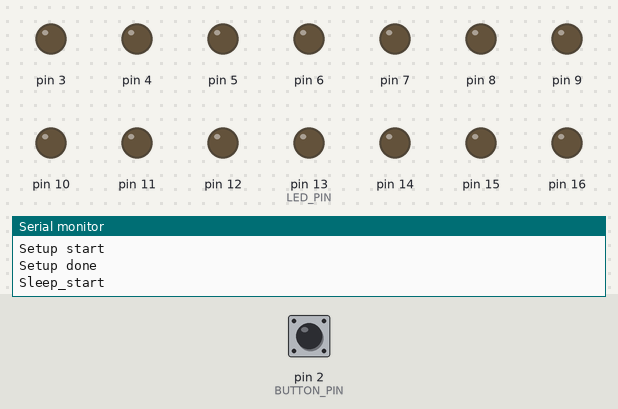
Bench run of a sketch on a simulated Arduino Nano, built with avr-gcc and run on an emulated ATmega328P. Parts: output pins drawn as LEDs (lit = HIGH), the last lines printed to the serial monitor. Inputs (shaded band) come from the test bench; at power-on: pin 2 (BUTTON_PIN) HIGH. The board resets itself during the run and starts again; sleep ends after the set time or at an interrupt.

Above: at 7.2 s.
7.3 s: pin 2 (BUTTON_PIN) pulled LOW for 0.15 s
At 8.4 s:
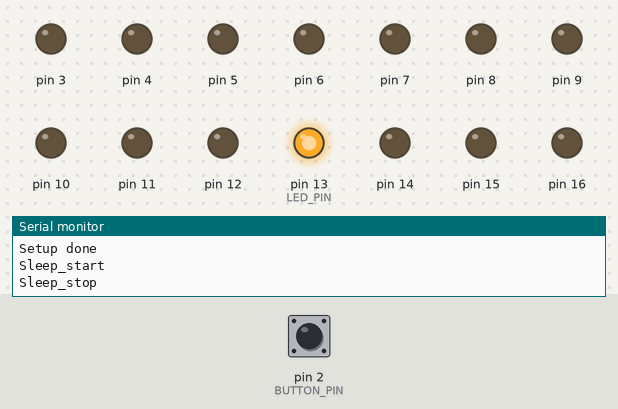
Timing chart, 0 to 18.8 s (numbered marks = the images above; inputs shaded):
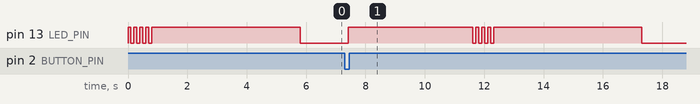

The sketch:

sleep_btn.ino
```cpp
//sleep_btn
#include <avr/sleep.h>
#include <avr/power.h>
#include <avr/interrupt.h>
#include <util/delay.h>
#include <avr/wdt.h>

#define BUTTON_PIN    2
#define LED_PIN       13

void setup()
{
  Serial.begin(9600);
  Serial.println("Setup start");

  pinMode(BUTTON_PIN, INPUT_PULLUP);
  pinMode(LED_PIN, OUTPUT);

  digitalWrite(13, HIGH);
  _delay_ms(100); //delay
  digitalWrite(LED_PIN, LOW);
  _delay_ms(100);
  digitalWrite(13, HIGH);
  _delay_ms(100);
  digitalWrite(LED_PIN, LOW);
  _delay_ms(100);
  digitalWrite(13, HIGH);
  _delay_ms(100);
  digitalWrite(LED_PIN, LOW);
  _delay_ms(100);
  digitalWrite(13, HIGH);
  _delay_ms(100);
  digitalWrite(LED_PIN, LOW);
  _delay_ms(100);

  Serial.println("Setup done");
}

void loop()
{
  // светим светодиодом 5 секунд
  digitalWrite(13, HIGH);
  _delay_ms(5000);
  digitalWrite(LED_PIN, LOW);
  // и засыпаем
  PrepareSleep();

  Serial.println("Sleep_start");
  _delay_ms(20);

  GoSleep();

  // отсюда выполнения программы продолжится при пробуждении МК
  _delay_ms(100);
  Serial.println("Sleep_stop");
  _delay_ms(20);

  wdt_enable(WDTO_4S);
  wdt_reset();
}

void PrepareSleep()
{
  // все пины на выход и в низкий уровень
  for (byte i = 0; i <= A7; i++) {
    pinMode(i, OUTPUT);
    digitalWrite(i, LOW);
  }
  // установливаем на пине с кнопкой подтяжку к VCC
  pinMode(BUTTON_PIN, INPUT_PULLUP);
  // устанавливаем обработчик прерывания INT0
  attachInterrupt(0, WakeUp, FALLING);

  wdt_disable();
}

void GoSleep() {
  // отключаем АЦП
  ADCSRA = 0;
  // отключаем всю периферию
  power_all_disable();
  // устанавливаем режим сна - самый глубокий, здоровый сон :)
  set_sleep_mode(SLEEP_MODE_PWR_DOWN);
  // разрешаем спящий режим
  sleep_enable();
  // разрешаем прерывания
  sei();
  // собственно засыпаем
  sleep_cpu();
}

void WakeUp()
{
  // запрещаем режим сна
  sleep_disable();                       // отключаем спящий режим
  power_all_enable();                    // включаем все внутренние блоки ЦП
  // power_adc_enable();    // ADC converter
  // power_spi_enable();    // SPI
  // power_usart0_enable(); // Serial (USART)
  // power_timer0_enable(); // Timer 0
  // power_timer1_enable(); // Timer 1
  // power_timer2_enable(); // Timer 2
  // power_twi_enable();    // TWI (I2C)

  // запрещаем прерывания
  cli();
}
```

Measured:
- after the input at 7.3 s, pin 13 (LED_PIN): goes HIGH 4.2 s, 3 × (LOW 0.10 s, HIGH 0.10 s), LOW 0.10 s, HIGH 5.0 s, then LOW, starting after 0.12 s
